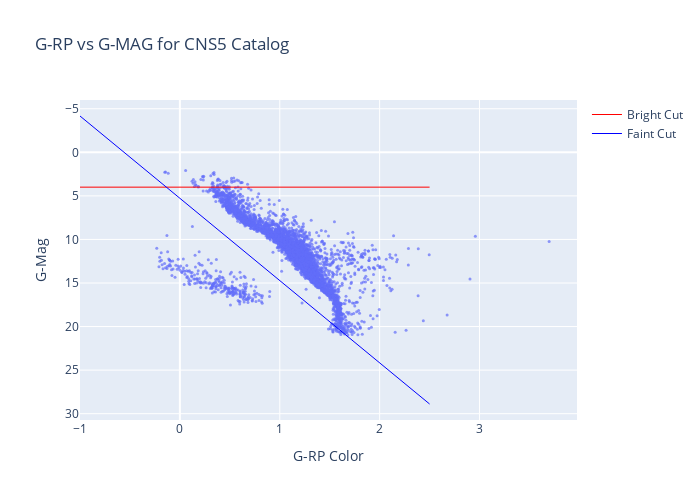

Notebook cell for this chart:
### Code cell
chris_slope = (21 - 12.5) / (1.4 - 0.5)
chris_intercept = 10 - chris_slope * 0.5

make_plot(chris_slope, chris_intercept)

### Figure 1 — Plotly figure (JSON) as saved in the notebook; plotly's stock layout.template omitted (floating-point values rounded to 4 significant figures; data arrays with more than 128 entries replaced by an {"elided": "..."} marker saying what was removed)
{"data": [{"marker": {"opacity": 0.7, "size": 3}, "mode": "markers", "showlegend": false, "type": "scatter", "x": {"elided": "5909 float values"}, "y": {"elided": "5909 float values"}}, {"line": {"color": "red", "width": 1}, "mode": "lines", "name": "Bright Cut", "type": "scatter", "x": [-1, 2.5], "y": [4, 4]}, {"line": {"color": "blue", "width": 1}, "mode": "lines", "name": "Faint Cut", "type": "scatter", "x": [-1, 2.5], "y": [-4.167, 28.89]}], "layout": {"height": 500, "title": {"text": "G-RP vs G-MAG for CNS5 Catalog"}, "width": 700, "xaxis": {"title": {"text": "G-RP Color"}}, "yaxis": {"autorange": "reversed", "title": {"text": "G-Mag"}}}}
